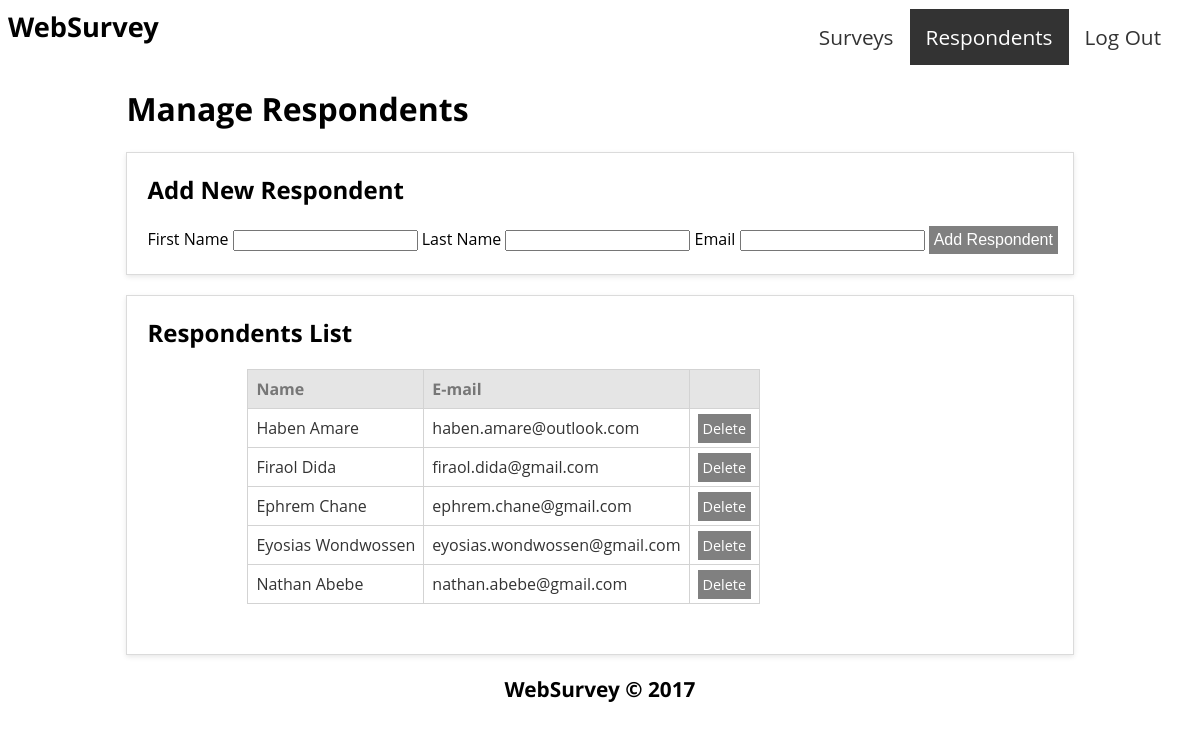
The app's page /respondents.php (signed in) with its own data.
### tables this page shows
CREATE TABLE Respondent (
   respondent_id int          NOT NULL AUTO_INCREMENT PRIMARY KEY,
   first_name    char(20)     NOT NULL,
   last_name     char(20)     NOT NULL,
   email         varchar(254) NOT NULL UNIQUE
);

### includes/mariadb.inc.php (called while the page is built, shortened)
<?php
   class Database {
      public static $EMPTY_RESULT_SET = 3;
      private static $conn;
      public function __construct() {
         $dsn = 'mysql:dbname=' . DB_NAME . ';host=127.0.0.1;charset=latin1';
         try {
            self::$conn = new PDO($dsn, DB_USER, DB_PASSWORD);
            self::$conn->setAttribute(PDO::ATTR_EMULATE_PREPARES, false);
            self::$conn->setAttribute(PDO::ATTR_ERRMODE, PDO::ERRMODE_EXCEPTION);
         } catch (PDOException $ex) {
            Utils::error_occured('Connection to database failed.');
         }
      }
      public static function get_respondents() {
         try {
            $statement = self::$conn->query('SELECT * FROM Respondent');
            $respondents = $statement->fetchAll();
            if (count($respondents) == 0) {
               return self::$EMPTY_RESULT_SET;
            } else {
               return $respondents;
            }
         } catch (PDOException $ex) {
            return NULL;
         }
      }
   }

### respondents.php (the view, shortened to what this page needs)
<?php
   require('includes/header.php');
?>
<h1>Manage Respondents</h1>
<section id="add-new-respondent">
   <h2>Add New Respondent</h2>
   <form method="POST">
      <label for="firstName">First Name</label>
      <input type="text" name="first_name" id="firstName">
      <label for="lastName">Last Name</label>
      <input type="text" name="last_name" id="lastName">
      <label for="email">Email</label>
      <input type="email" name="email" id="email">
      <button type="submit">Add Respondent</button>
   </form>
</section>
<section id="respondents-list">
   <h2>Respondents List</h2>
   <?php
      $respondents = Database::get_respondents();
      if ($respondents != NULL) {
         print('<table>');
         print('<thead>');
            print('<tr>');
               print('<th>Name</th>');
               print('<th>E-mail</th>');
               print('<th></th>');
            print('</tr>');
         print('</thead>');
         print('<tbody>');
         if ($respondents == Database::$EMPTY_RESULT_SET) {
            print('<tr><td colspan="3">');
            print('<strong>No Respondents.</strong>Respondents you created appear in this table.');
            print('</td></tr>');
         } else {
            foreach ($respondents as $respondent) {
               print('<tr>');
                  printf('<td>%s %s</td>', $respondent['first_name'], $respondent['last_name']);
                  printf('<td>%s</td>', $respondent['email']);
                  printf('<td><a href="delete_respondent.php?id=%d"' .
                         ' class="delete-respondent-button">Delete</a></td>',
                                 $respondent['respondent_id']);
               print('</tr>');
            }
         }
         print('</tbody>');
         print('</table>');
      } else {
         Utils::error_occured('Something went wrong. Please try again later.');
      }
   ?>
</section>
<?php
   require('includes/footer.php');
?>

### css/_site.css (style rules this page uses)
body { display: grid; grid-template-columns: 1fr 1fr 7fr 1fr; }
body { font-family: 'Open Sans', sans-serif; }
h1, h2 { font-family: Glegoo, 'Open Sans', sans-serif; }
table { margin-left: 100px; margin-top: 10px; margin-bottom: 30px; color: #333; background: white; border: 1px solid grey; border-collapse: collapse; font-size: 1em; }
table thead th, table tfoot th, table tfoot td { color: #777; background: rgba(0,0,0,.1); }
table th, table td { padding: .5em; border: 1px solid lightgrey; text-align: left; }
button { background-color: gray; padding: 5px; border: none; color: white; text-align: center; text-decoration: none; display: inline-block; font-size: 16px; }

### css/respondents.css (style rules this page uses)
#add-new-respondent, #respondents-list { padding-left: 20px; padding-bottom: 20px; border: 1px solid #dbdbdb; box-shadow: 0 2px 5px #e8e8e8; }
#add-new-respondent { margin-bottom: 20px; }
.delete-respondent-button { background-color: gray; color: white; text-decoration: none; font-size: 0.9em; padding: 5px; }

### records on screen
respondent: first_name "Haben", last_name "Amare", email "haben.amare@outlook.com", value "Delete"
respondent: first_name "Firaol", last_name "Dida", email "firaol.dida@gmail.com", value "Delete"
respondent: first_name "Ephrem", last_name "Chane", email "ephrem.chane@gmail.com", value "Delete"
respondent: first_name "Eyosias", last_name "Wondwossen", email "eyosias.wondwossen@gmail.com", value "Delete"
respondent: first_name "Nathan", last_name "Abebe", email "nathan.abebe@gmail.com", value "Delete"

### other values on screen
$nav_link['name'] "Surveys"
$nav_link['name'] "Respondents"
$nav_link['name'] "Log Out"
